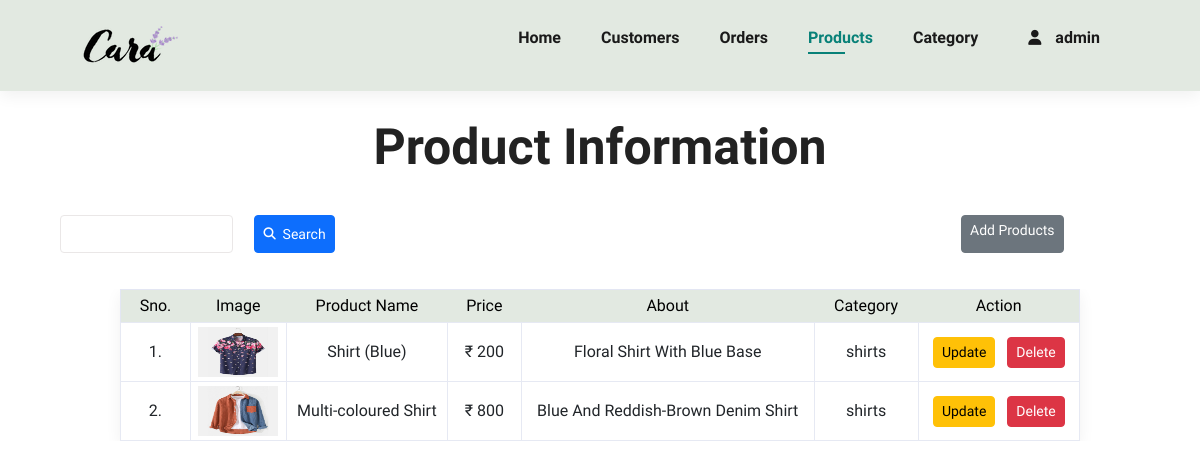
/admin/products.php (signed in), run on an earlier commit of the app's database.
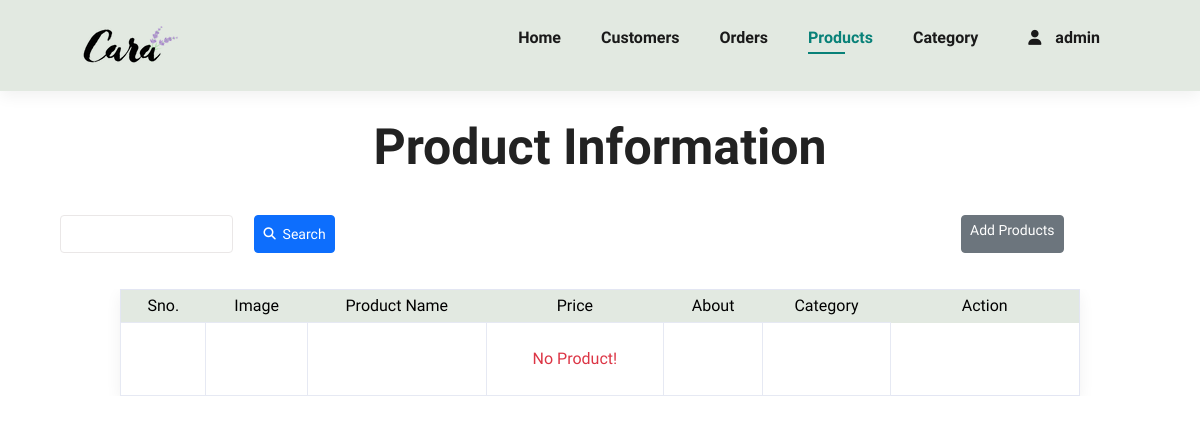
And on a later commit of the database.
### tables this page shows
CREATE TABLE `products` (
  `id` int(11) NOT NULL,
  `p_name` varchar(20) NOT NULL,
  `p_image` text NOT NULL,
  `p_price` int(10) NOT NULL,
  `p_disc` text NOT NULL,
  `category` varchar(20) NOT NULL
);

### admin/products.php (the view, shortened to what the changed rows need)
<?php include('../connection.php');
?>
<!DOCTYPE html>
<html lang="en">
<head>
    <link rel="stylesheet" href="https://pro.fontawesome.com/releases/v5.10.0/css/all.css" />
    <link rel="stylesheet" href="https://cdnjs.cloudflare.com/ajax/libs/font-awesome/6.4.0/css/all.min.css">
    <link href="https://cdn.jsdelivr.net/npm/bootstrap@5.3.0/dist/css/bootstrap.min.css" rel="stylesheet">
    <link rel="stylesheet" href="stylle.css">
</head>
<body>
    <section id="o-info">
        <h1 style="text-align: center;">Product Information</h1>
        <div class="infor">
            <table style="width:80%;">
                <thead class="text-center">
                    <tr>
                        <td class="px-3">Sno.</td>
                        <td class="px-3">Image</td>
                        <td class="px-3">Product Name</td>
                        <td class="px-3">Price</td>
                        <td class="px-3">About</td>
                        <td class="px-3">Category</td>
                        <td class="px-5">Action</td>
                    </tr>
                </thead>
                <tbody class="text-center">
                    <?php
                    $sno = 1;
                    if (isset($_POST['srch'])) {
                        $val = $_POST['p_id'];
                        $sql = mysqli_query($conn, "SELECT * FROM products WHERE p_name='$val' OR p_disc='$val'");
                        $count = mysqli_num_rows($sql);
                        if ($count > 0) {
                            while ($row = mysqli_fetch_assoc($sql)) {
                                $id = $row['id'];
                                $name = $row['p_name'];
                                $image = $row['p_image'];
                                $price = $row['p_price'];
                                $about = $row['p_disc'];
                                $category = $row['category'];
                    ?> <tr>
                                    <td><?php echo $sno; ?>.</td>
                                    <td >
                                        <?php
                                        if($image==""){
                                            echo "-";
                                        }
                                        else{
                                            ?>
                                            <img style="width: 80px;height:50px;" src="../img/dynamic_image/<?php echo $image;?>"><?php
                                        }
                                        ?>
                                    </td>
                                    <td> <?php echo $name; ?></td>
                                    <td><?php echo $price; ?></td>
                                    <td><?php echo $about; ?></td>
                                    <td><?php echo $category; ?></td>
                                    <td>
                                        <a href="p_d_u.php?id=<?php echo $id ?>&type=<?php echo 'update'; ?> " class="btn btn-warning btn-sm">Update</a>
                                        <a href="p_d_u.php?id=<?php echo $id ?>&type=<?php echo 'delete'; ?>" class="btn btn-danger btn-sm">Delete</a>
                                    </td>
                                    <?php $sno++; ?>
                                </tr>
                            <?php
                            }
                        } else {
                            ?>
                            <tr>
                                <td></td>
                                <td></td>
                                <td></td>
                                <td class="p-4 text-danger" style="font-weight:500">No Results For : <?php echo $val; ?> : !</td>
                                <td></td>
                                <td></td>
                            </tr><?php
                                }
                            } else {
                                $sql = mysqli_query($conn, "SELECT * FROM products");
                                $count = mysqli_num_rows($sql);
                                if ($count > 0) {
                                    while ($row = mysqli_fetch_assoc($sql)) {
                                        $id = $row['id'];
                                        $name = $row['p_name'];
                                        $image = $row['p_image'];
                                        $price = $row['p_price'];
                                        $about = $row['p_disc'];
                                        $category = $row['category'];
                                    ?> <tr>
                                    <td><?php echo $sno; ?>.</td>
                                    <td >
                                        <?php
                                        if($image==""){
                                            echo "-";
                                        }
                                        else{
                                            ?>
                                            <img style="width: 80px;height:50px;" src="../img/dynamic_image/<?php echo $image;?>"><?php
                                        }
                                        ?>
                                    </td>
                                    <td> <?php echo $name; ?></td>
                                    <td><?php echo "₹"." ".$price; ?></td>
                                    <td><?php echo $about; ?></td>
                                    <td><?php echo $category; ?></td>
                                    <td>
                                        <a href="p_d_u.php?id=<?php echo $id ?>&type=<?php echo 'update'; ?> " class="btn btn-warning btn-sm">Update</a>
                                        <a href="p_d_u.php?id=<?php echo $id ?>&type=<?php echo 'delete'; ?>" class="btn btn-danger btn-sm">Delete</a>
                                    </td>
                                    <?php $sno++; ?>
                                </tr>
                            <?php
                                    }
                                } else {
                            ?>
                            <tr>
                                <td></td>
                                <td></td>
                                <td></td>
                                <td class="p-4 text-danger" style="font-weight:500">No Product!</td>
                                <td></td>
                                <td></td>
                            </tr><?php
                                }
                            }
                                    ?>
                </tbody>
            </table>
        </div>
    </section>
</body>
</html>

What changed in the data, as far as the page shows it:
removed products: p_image (picture), p_name "Shirt (Blue)", p_price "200", p_disc "Floral Shirt With Blue Base", category "shirts"
removed products: p_image (picture), p_name "Multi-coloured Shirt", p_price "800", p_disc "Blue And Reddish-Brown Denim Shirt", category "shirts"
Also different on the page:
text now shown: "No Product!"
